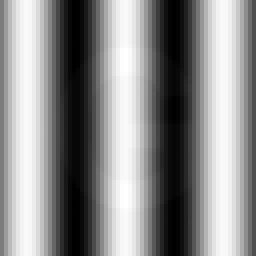
#> input picture signals and systems practices/onlineFT/noisy_image.png, 64 x 64 px, found by its file name (shown 4 times larger)
$ python image_processing.py
#> lines starting #> are read from the running program, lines starting #| are printed output that depends on the picture
import numpy as np
import matplotlib.pyplot as plt
# from scipy.integrate import trapz

def fourier_transform(signal, frequencies, sampled_times):
    num_freqs = len(frequencies)
    ft_result_real = np.zeros(num_freqs)
    ft_result_imag = np.zeros(num_freqs)

    for i, f in enumerate(frequencies):
        # Compute real and imaginary parts using trapezoidal integration
        ft_result_real[i] = np.trapz(signal * np.cos(2 * np.pi * f * sampled_times), sampled_times)
        ft_result_imag[i] = np.trapz((-1)*signal * np.sin(2 * np.pi * f * sampled_times), sampled_times)

    return ft_result_real, ft_result_imag

def inverse_fourier_transform(ft_signal, frequencies, sampled_times):
    ft_real, ft_imag = ft_signal
    reconstructed_signal = np.zeros(len(sampled_times))

    for t_idx, t in enumerate(sampled_times):
        real_part = ft_real * np.cos(2 * np.pi * frequencies * t)
        imag_part = ft_imag * np.sin(2 * np.pi * frequencies * t)
        reconstructed_signal[t_idx] = np.trapz(real_part - imag_part, frequencies)

    return reconstructed_signal

# Load and preprocess the image
image = plt.imread('signals and systems practices/onlineFT/noisy_image.png')  # Replace with your image file path
#> image is the input picture: shape (64, 64, 4) float32; mean R, G, B, A 0.548, 0.548, 0.548, 1
# [5 lines of commented-out code are left out]

if image.ndim == 3:
    image = np.mean(image, axis=2)  # Convert to grayscale
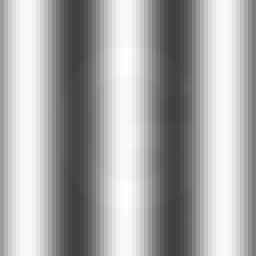
#> image: shape (64, 64) float32 (shown 4 times larger); min 0.25, max 1, mean 0.661

image = image / 255.0  # Normalize to range [0, 1]
print (image.shape)
#| (64, 64)

sample_rate = 1000
interval_step = 1  # Adjust for sampling every 'interval_step' image points
image_sampled = image[::interval_step]
max_time = len(image_sampled) / (sample_rate / interval_step)
#> max_time = 0.064
sampled_times = np.linspace(0, max_time, num=len(image_sampled))
#> sampled_times = 64 values from 0 to 0.064

max_freq = sample_rate / (2 * interval_step)
num_freqs = len(image_sampled)
#> num_freqs = 64
frequencies = np.linspace(0, max_freq, num=num_freqs)
#> frequencies = 64 values from 0 to 500

ft_data = []
reconstructed_data = []
for i,signal in enumerate(image):
    ft_data.append(fourier_transform(signal, frequencies, sampled_times))
    # [7 lines of commented-out code are left out]
    filtered_ft_data = np.zeros((2, num_freqs))
    filtered_ft_data[0] = ft_data[i][0].copy()
    filtered_ft_data[1] = ft_data[i][1].copy()
    magnitudes = np.sqrt(filtered_ft_data[0]**2 + filtered_ft_data[1]**2)
    mask = ((frequencies >= 20) & (frequencies <= 55))
    filtered_ft_data[0] = np.where(mask, 0 ,filtered_ft_data[0])
    filtered_ft_data[1] = np.where(mask, 0, filtered_ft_data[1])
    reconstructed_data.append(inverse_fourier_transform(filtered_ft_data, frequencies, sampled_times))
#> this loop made 64 passes
#> after the loop, ft_data = 64 items; reconstructed_data = 64 items

# [6 lines of commented-out code are left out]


plt.imsave('signals and systems practices/onlineFT/denoised_image.png', reconstructed_data, cmap='gray')
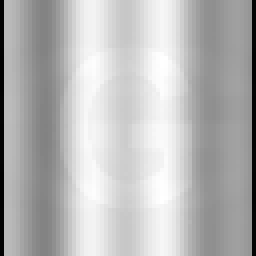
#> saved as denoised_image.png: shape (64, 64, 3) (shown 4 times larger); min 0, max 255, mean 184.2


plt.figure()
plt.title('Denoised Image')
plt.imshow(reconstructed_data, cmap='gray')
plt.show()
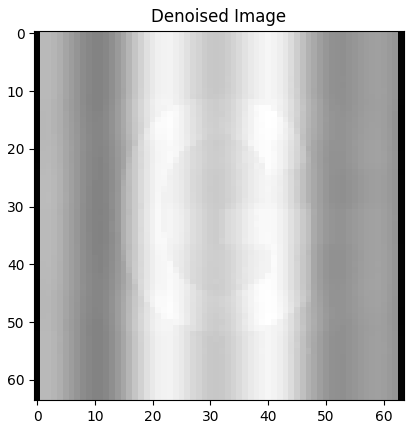
#> figure drawn by matplotlib, 1 panel
